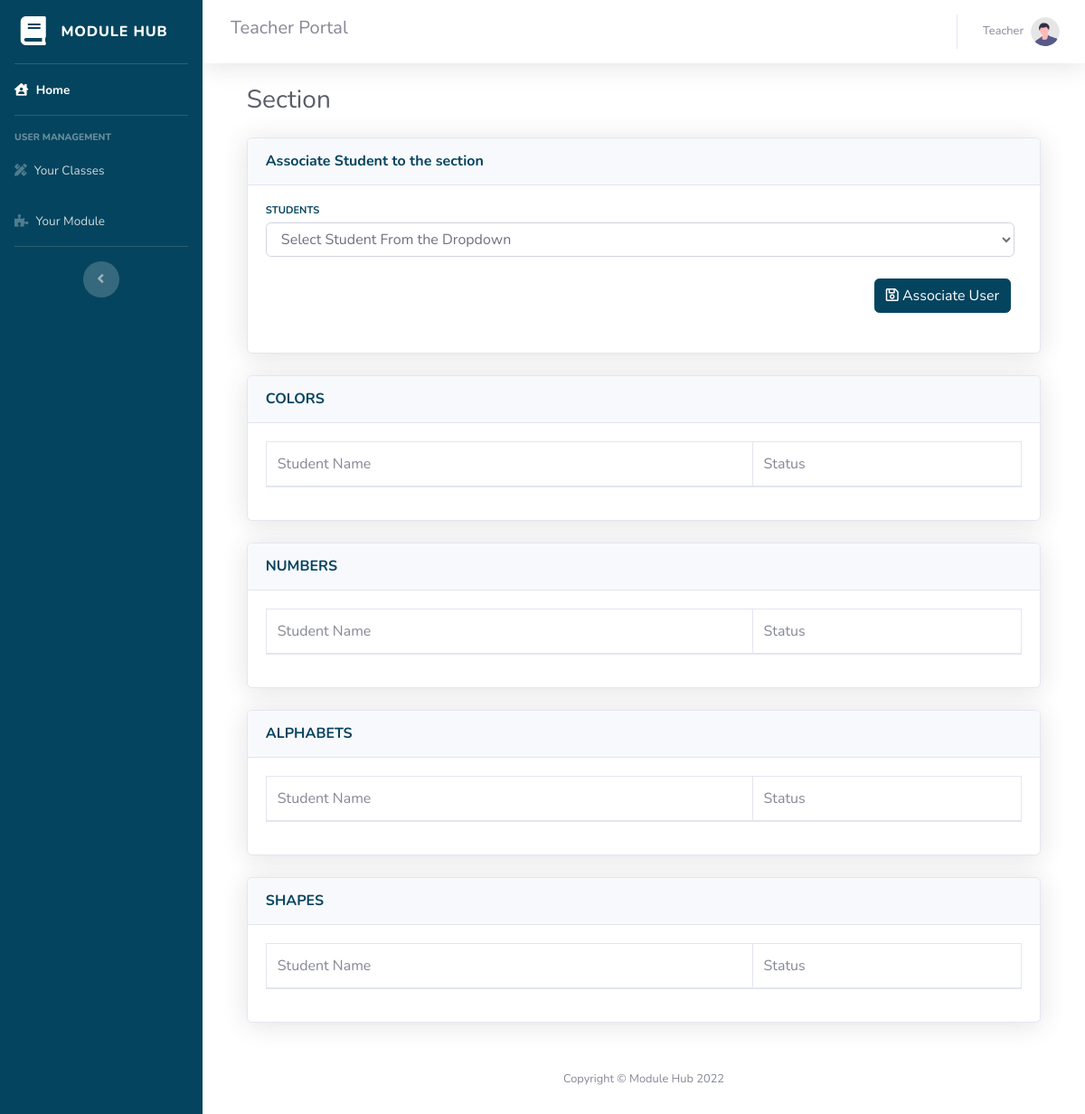
Page /teacher/class.php?section=3 (signed in) on the earlier database version.
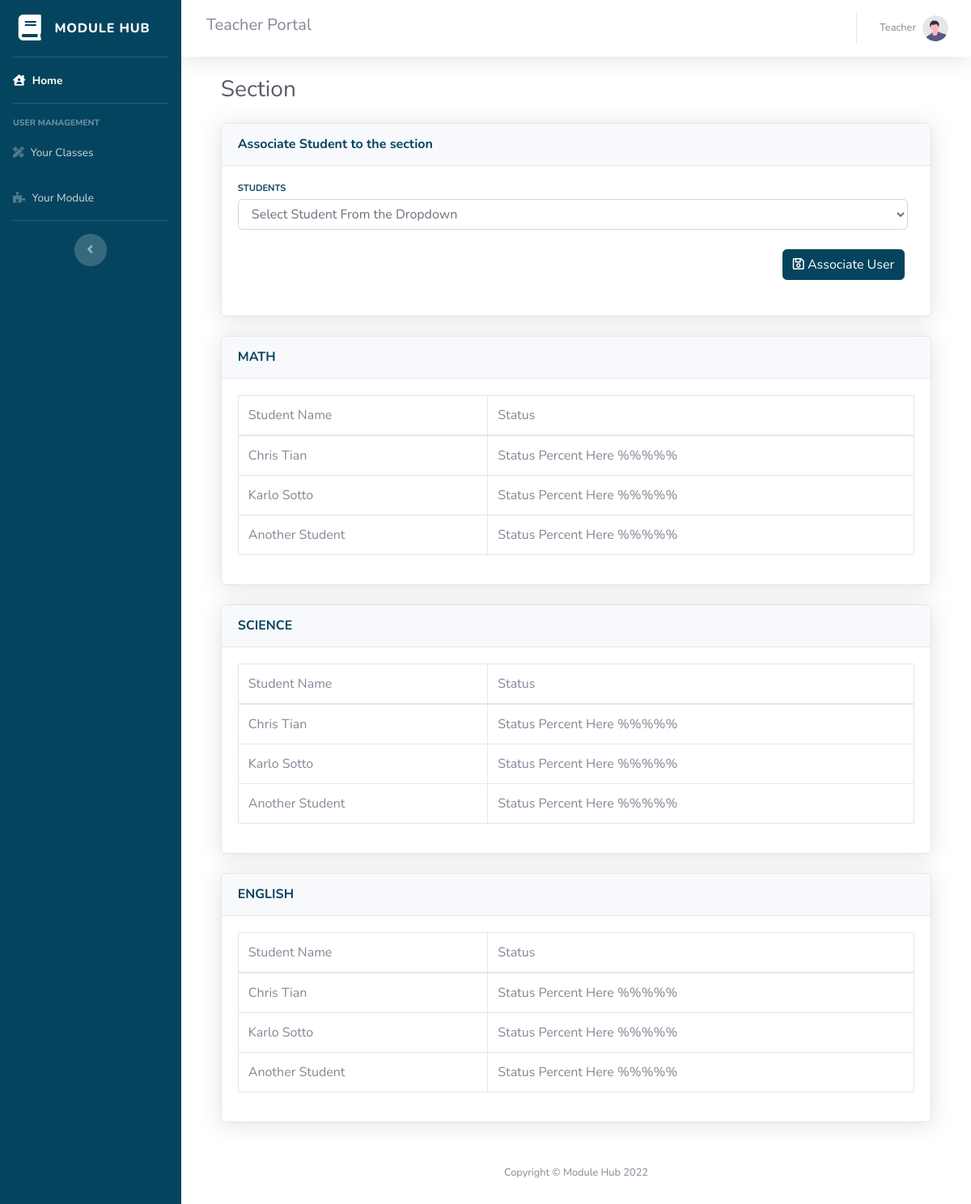
Same page on the later database version.
### tables this page shows
CREATE TABLE `subjects` (
  `id` int(11) NOT NULL,
  `code` varchar(64) DEFAULT NULL,
  `description` varchar(128) DEFAULT NULL,
  `grade` int(3) NOT NULL DEFAULT 1
);

CREATE TABLE `class` (
  `id` int(11) NOT NULL,
  `user_id` int(11) DEFAULT NULL,
  `subject_id` int(11) DEFAULT NULL,
  `section_id` int(11) NOT NULL
);

CREATE TABLE `users` (
  `id` int(11) NOT NULL,
  `firstname` varchar(256) DEFAULT NULL,
  `lastname` varchar(256) DEFAULT NULL,
  `email` varchar(256) DEFAULT NULL,
  `phone_number` varchar(12) DEFAULT '09000000000',
  `password` varchar(128) DEFAULT NULL,
  `role` int(12) DEFAULT NULL,
  `validated` tinyint(1) DEFAULT 0
);

### teacher/class.php (the view, shortened to what this page needs)
<?php
include("head.php");
$section_id = 0;
if (isset($_GET['section'])) {
    $section_id = $_GET['section'];
} else {
    header("location: section.php");
}
?>
<head>
    <link href="vendor/datatables/dataTables.bootstrap4.min.css" rel="stylesheet">
</head>
<body id="page-top">
    <div id="wrapper">
        <?php include("sidebar.php"); ?>
        <div id="content-wrapper" class="d-flex flex-column">
            <div id="content">
                <?php include("topbar.php"); ?>
                <div class="container-fluid">
                    <h1 class="h3 mb-2 text-gray-800">Section</h1>
                    <div class="card shadow mb-4">
                        <div class="card-header py-3">
                            <h6 class="m-0 font-weight-bold text-primary">Associate Student to the section</h6>
                        </div>
                        <div class="card-body">
                            <form method="post" action="process_section.php">
                                <div class="row">
                                    <div class="col-xl-12 col-md-6 mb-4">
                                        <div class="row no-gutters align-items-center">
                                            <div class="col mr-2">
                                                <div class="text-xs font-weight-bold text-primary text-uppercase mb-1">
                                                    Students</div>
                                                <div class="h5 mb-0 font-weight-bold text-gray-800">
                                                    <select type="number" min="1" max="12" class="form-control" name="user_id" required>
                                                    <option value="" disabled selected>Select Student From the Dropdown</option>
                                                    </select>
                                                </div>
                                            </div>
                                        </div>
                                    </div>
                                    <div class="col-xl-12 col-md-6 mb-4">
                                        <div class="row no-gutters align-items-center">
                                            <div class="col mr-2">
                                                <button type="submit" class="btn btn-primary float-right mr-1" name="associate_user" id="save">
                                                    <i class="far fa-save"></i> Associate User
                                                </button>
                                            </div>
                                        </div>
                                    </div>
                                </div>
                            </form>
                        </div>
                    </div>
                    <?php
                        $subjects = mysqli_query($mysqli, " SELECT * FROM subjects");
                        while($subject = mysqli_fetch_array($subjects)){
                    ?>
                    <div class="card shadow mb-4">
                        <div class="card-header py-3">
                            <h6 class="m-0 font-weight-bold text-primary"><?php echo strtoupper($subject["code"]); ?></h6>
                        </div>
                        <div class="card-body">
                            <div class="table-responsive">
                                <table class="table table-bordered" id="dataTable" width="100%" cellspacing="0">
                                    <thead>
                                        <tr>
                                            <td>Student Name</td>
                                            <td>Status</td>
                                        </tr>
                                    </thead>
                                    <tbody>
                                        <?php
                                        $subjectId = $subject['id'];
                                        $classes = mysqli_query($mysqli, "SELECT * FROM users u
                                        JOIN class c
                                        ON c.user_id = u.id
                                        WHERE section_id = '$section_id' AND subject_id = '$subjectId'
                                        GROUP BY u.id ");
                                        while ($class = mysqli_fetch_array($classes)) {
                                        ?>
                                            <tr>
                                                <td><?php echo $class['firstname'] . ' ' . $class['lastname']; ?></td>
                                                <td>Status Percent Here %%%%% </td>
                                            </tr>
                                        <?php } ?>
                                    </tbody>
                                </table>
                            </div>
                        </div>
                    </div>
                    <?php } ?>
                </div>
            </div>
            <?php include("footer.php"); ?>
</body>
</html>

Differences in the rows shown:
removed subjects: code "COLORS"
removed subjects: code "NUMBERS"
removed subjects: code "ALPHABETS"
removed subjects: code "SHAPES"
added subjects: code "MATH"
changed subjects: gains class (user.firstname "Chris", user.lastname "Tian"); gains class (user.firstname "Karlo", user.lastname "Sotto"); gains class (user.firstname "Another", user.lastname "Student")
added subjects: code "SCIENCE"
changed subjects: gains class (user.firstname "Chris", user.lastname "Tian"); gains class (user.firstname "Another", user.lastname "Student")
added class: user.firstname "Karlo", user.lastname "Sotto", shown under subjects "SCIENCE"
added subjects: code "ENGLISH"
changed subjects: gains class (user.firstname "Chris", user.lastname "Tian"); gains class (user.firstname "Another", user.lastname "Student")
added class: user.firstname "Karlo", user.lastname "Sotto", shown under subjects "ENGLISH"
